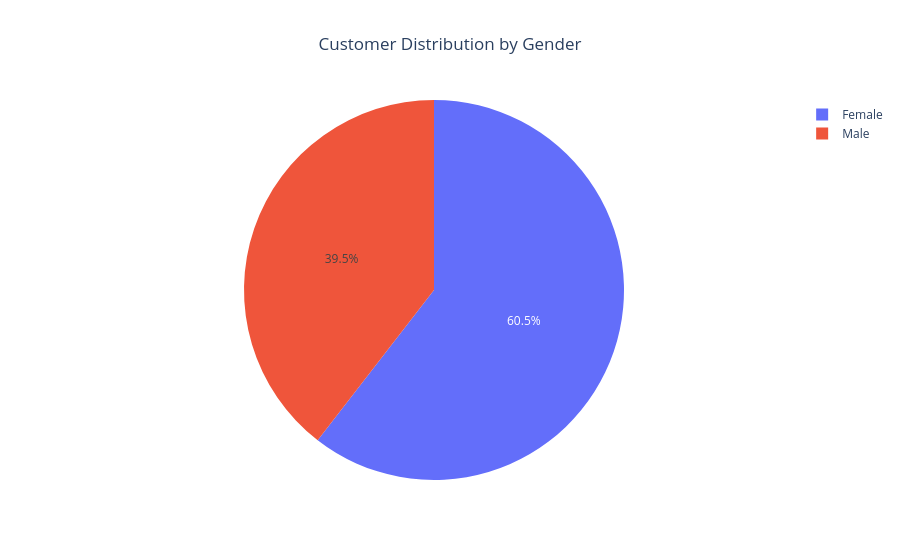

The cell this chart's notebook holds for it:
### Markdown cell above
#### (i) Customer Distribution by Gender ####

*Visualization Type:* Pie Chart

*Purpose:* To understand the gender composition of customers.

*Insight:* Females make up the majority of the customer base (~61%) compared to males (~39%). Marketing campaigns are reaching more women, which is worth factoring into targeting strategies.

### Code cell
gender_counts = df['Gender'].value_counts().reset_index()
gender_counts.columns = ['Gender', 'Count']

fig = px.pie(
    gender_counts,
    names='Gender',
    values='Count',
    title='Customer Distribution by Gender',
    color='Gender'
)

fig.update_layout(title_x=0.5)
fig.show()

### Figure 1 — Plotly figure (JSON) as saved in the notebook; plotly's stock layout.template omitted (floating-point values rounded to 4 significant figures)
{"data": [{"customdata": [["Female"], ["Male"]], "domain": {"x": [0, 1], "y": [0, 1]}, "hovertemplate": "Gender=%{customdata[0]}<br>Count=%{value}<extra></extra>", "labels": ["Female", "Male"], "legendgroup": "", "marker": {"colors": ["#636efa", "#EF553B"]}, "name": "", "showlegend": true, "type": "pie", "values": [4839, 3161]}], "layout": {"legend": {"tracegroupgap": 0}, "title": {"text": "Customer Distribution by Gender", "x": 0.5}}}
